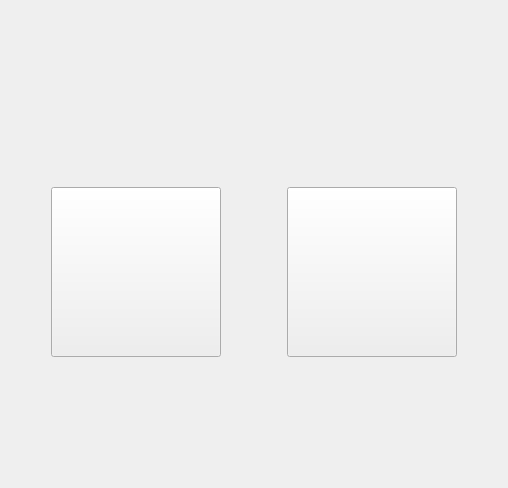
      <widget class="QWidget" name="pageMain">
       <layout class="QHBoxLayout" name="horizontalLayout">
        <item>
         <layout class="QVBoxLayout" name="verticalLayout">
          <item>
           <spacer name="verticalSpacer_5">
            <property name="orientation">
             <enum>Qt::Vertical</enum>
            </property>
            <property name="sizeType">
             <enum>QSizePolicy::Fixed</enum>
            </property>
            <property name="sizeHint" stdset="0">
             <size>
              <width>20</width>
              <height>70</height>
             </size>
            </property>
           </spacer>
          </item>
          <item>
           <layout class="QHBoxLayout" name="horizontalLayout_2">
            <item>
             <spacer name="horizontalSpacer_3">
              <property name="orientation">
               <enum>Qt::Horizontal</enum>
              </property>
              <property name="sizeHint" stdset="0">
               <size>
                <width>40</width>
                <height>20</height>
               </size>
              </property>
             </spacer>
            </item>
            <item>
             <widget class="QLabel" name="logo">
              <property name="font">
               <font>
                <pointsize>46</pointsize>
               </font>
              </property>
              <property name="text">
               <string/>
              </property>
              <property name="pixmap">
               <pixmap resource="res.qrc">:/images/res/logo.png</pixmap>
              </property>
              <property name="alignment">
               <set>Qt::AlignCenter</set>
              </property>
             </widget>
            </item>
            <item>
             <spacer name="horizontalSpacer_4">
              <property name="orientation">
               <enum>Qt::Horizontal</enum>
              </property>
              <property name="sizeType">
               <enum>QSizePolicy::Expanding</enum>
              </property>
              <property name="sizeHint" stdset="0">
               <size>
                <width>40</width>
                <height>20</height>
               </size>
              </property>
             </spacer>
            </item>
           </layout>
          </item>
          <item>
           <spacer name="verticalSpacer_4">
            <property name="orientation">
             <enum>Qt::Vertical</enum>
            </property>
            <property name="sizeHint" stdset="0">
             <size>
              <width>20</width>
              <height>30</height>
             </size>
            </property>
           </spacer>
          </item>
          <item>
           <layout class="QHBoxLayout" name="horizontalLayout_5">
            <item>
             <spacer name="horizontalSpacer">
              <property name="orientation">
               <enum>Qt::Horizontal</enum>
              </property>
              <property name="sizeType">
               <enum>QSizePolicy::Expanding</enum>
              </property>
              <property name="sizeHint" stdset="0">
               <size>
                <width>40</width>
                <height>20</height>
               </size>
              </property>
             </spacer>
            </item>
            <item>
             <widget class="QPushButton" name="playMusic">
              <property name="minimumSize">
               <size>
                <width>170</width>
                <height>170</height>
               </size>
              </property>
              <property name="maximumSize">
               <size>
                <width>400</width>
                <height>16777215</height>
               </size>
              </property>
              <property name="font">
               <font>
                <family>Segoe UI</family>
                <pointsize>14</pointsize>
                <weight>50</weight>
                <italic>false</italic>
                <bold>false</bold>
               </font>
              </property>
              <property name="styleSheet">
               <string notr="true">border-image: url(:/images/res/music.png);</string>
              </property>
              <property name="text">
               <string/>
              </property>
              <property name="flat">
               <bool>false</bool>
              </property>
             </widget>
            </item>
            <item>
             <spacer name="horizontalSpacer_7">
              <property name="orientation">
               <enum>Qt::Horizontal</enum>
              </property>
              <property name="sizeType">
               <enum>QSizePolicy::Fixed</enum>
              </property>
              <property name="sizeHint" stdset="0">
               <size>
                <width>60</width>
                <height>20</height>
               </size>
              </property>
             </spacer>
            </item>
            <item>
             <widget class="QPushButton" name="playFilm">
              <property name="sizePolicy">
               <sizepolicy hsizetype="Minimum" vsizetype="Fixed">
                <horstretch>0</horstretch>
                <verstretch>0</verstretch>
               </sizepolicy>
              </property>
              <property name="minimumSize">
               <size>
                <width>170</width>
                <height>170</height>
               </size>
              </property>
              <property name="maximumSize">
               <size>
                <width>400</width>
                <height>16777215</height>
               </size>
              </property>
              <property name="font">
               <font>
                <family>Segoe UI</family>
                <pointsize>14</pointsize>
                <weight>50</weight>
                <italic>false</italic>
                <bold>false</bold>
               </font>
              </property>
              <property name="styleSheet">
               <string notr="true">border-image: url(:/images/res/film.png);</string>
              </property>
              <property name="text">
               <string/>
              </property>
              <property name="flat">
               <bool>false</bool>
              </property>
             </widget>
            </item>
            <item>
             <spacer name="horizontalSpacer_2">
              <property name="orientation">
               <enum>Qt::Horizontal</enum>
              </property>
              <property name="sizeHint" stdset="0">
               <size>
                <width>40</width>
                <height>20</height>
               </size>
              </property>
             </spacer>
            </item>
           </layout>
          </item>
          <item>
           <spacer name="verticalSpacer">
            <property name="orientation">
             <enum>Qt::Vertical</enum>
            </property>
            <property name="sizeType">
             <enum>QSizePolicy::MinimumExpanding</enum>
            </property>
            <property name="sizeHint" stdset="0">
             <size>
              <width>20</width>
              <height>120</height>
             </size>
            </property>
           </spacer>
          </item>
         </layout>
        </item>
       </layout>
      </widget>
